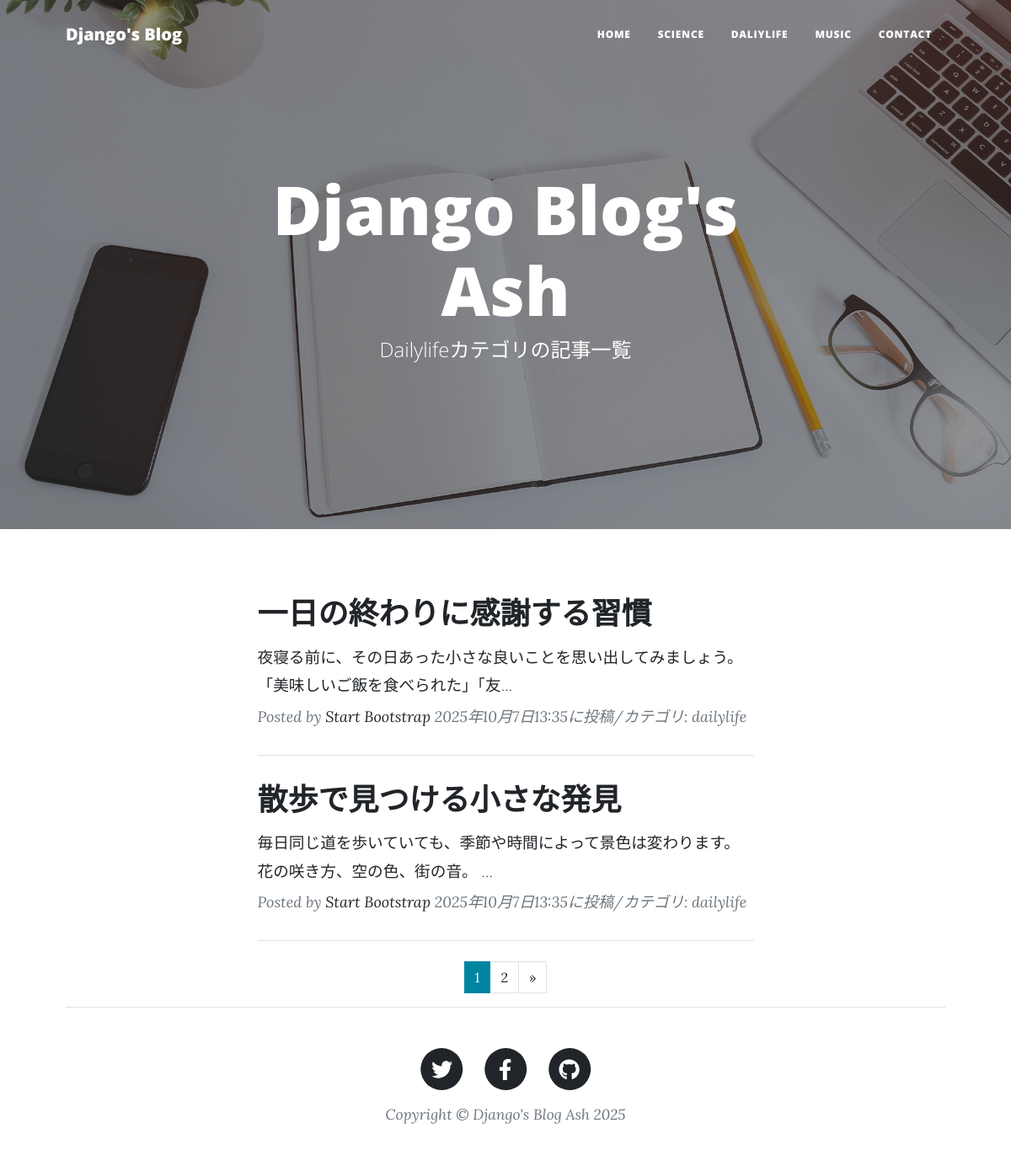
/dailylife-list/, run on the app's committed database.
### blogapp/models.py (models this page shows, shortened)
class BlogPost(models.Model):
    CATEGORY = (('science', '科学のこと'),
                ('dailylife', '日常のこと'),
                ('music', '音楽のこと'))
    title = models.CharField(
        verbose_name='タイトル',
        max_length=200
    )
    content = models.TextField(
        verbose_name='本文'
    )
    posted_at = models.DateTimeField(
        verbose_name='投稿日時',
        auto_now_add=True
    )
    category = models.CharField(
        verbose_name='カテゴリ',
        max_length=50,
        choices=CATEGORY
    )

### blogapp/views.py (the view)
class DailylifeView(ListView):
    template_name ='dailylife_list.html'
    model = BlogPost
    context_object_name = 'dailylife_records'
    queryset = BlogPost.objects.filter(
        category='dailylife').order_by('-posted_at')
    paginate_by = 2

### blogapp/templates/dailylife_list.html (shortened to what this page needs)
{% extends 'base.html' %}
{% load static %}
         {% block header %}
        <header class="masthead" style="background-image: url({% static 'assets/img/home-bg.jpg' %})">
            <div class="container position-relative px-4 px-lg-5">
                <div class="row gx-4 gx-lg-5 justify-content-center">
                    <div class="col-md-10 col-lg-8 col-xl-7">
                        <div class="site-heading">
                            <h1>Django Blog's Ash</h1>
                            <span class="subheading">Dailylifeカテゴリの記事一覧</span>
                        </div>
                    </div>
                </div>
            </div>
        </header>
        {% endblock %}
        {% block contents %}
        <div class="container px-4 px-lg-5">
            <div class="row gx-4 gx-lg-5 justify-content-center">
                <div class="col-md-10 col-lg-8 col-xl-7">
                    {% for record in dailylife_records %}
                    <div class="post-preview">
                        <a href="{% url 'blogapp:blog_detail' record.pk %}">
                            <h2 class="post-title">{{record.title}}</h2>
                            <h3 class="post-subtitle">
                                <span style="font-size : 14pt">
                                {{record.content|truncatechars:50}}
                                </span>
                            </h3>
                        </a>
                        <p class="post-meta">
                            Posted by
                            <a href="#!">Start Bootstrap</a>
                            {{record.posted_at}}に投稿/カテゴリ:
                            {{record.category}}
                        </p>
                    </div>
                    <hr class="my-4" />
                    {% endfor %}
                    {% include "pagination.html" %}
            </div>
        </div>
        {% endblock %}

### data on the page
BlogPost: title "一日の終わりに感謝する習慣", content "夜寝る前に、その日あった小さな良いことを思い出してみましょう。 「美味しいご飯を食べられた」「友…", posted_at "2025年10月7日13:35", category "dailylife"
BlogPost: title "散歩で見つける小さな発見", content "毎日同じ道を歩いていても、季節や時間によって景色は変わります。 花の咲き方、空の色、街の音。 …", posted_at "2025年10月7日13:35", category "dailylife"

### other printed values
{{ num }} "1"
{{ num }} "2"
